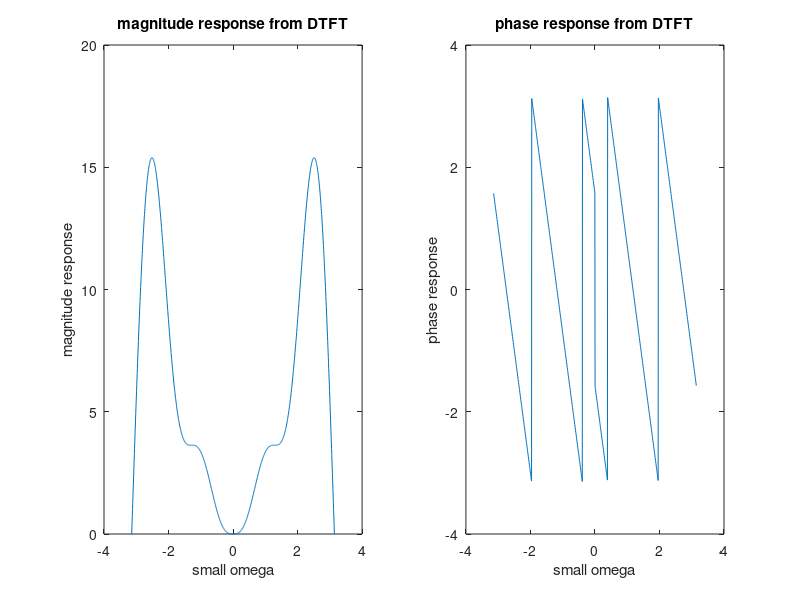
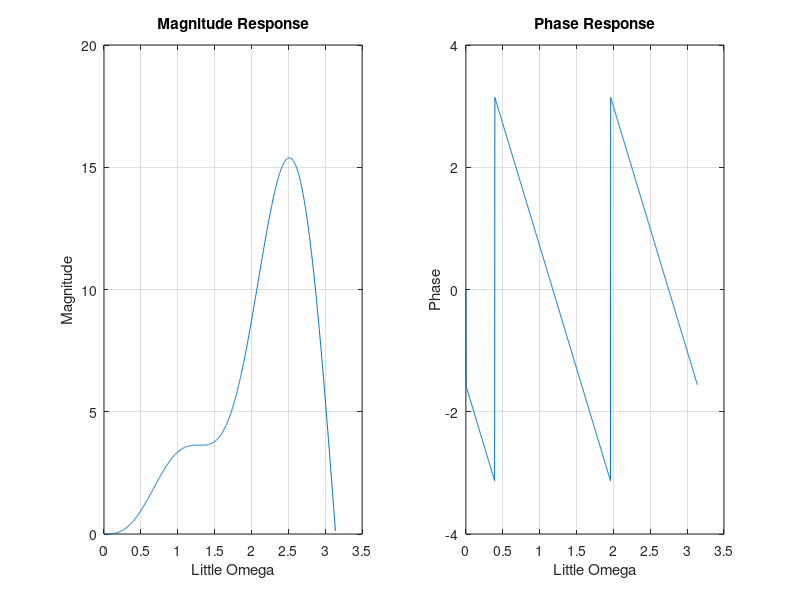

These figures' MATLAB source, in order:
clear all
close all
clc

omega = linspace(-pi, pi, 1000);
h = zeros(1, 1000);
coeff = [1, -2, 3, -4, 0, 4, -3, 2, -1];
for i = 1 : 1000
    h(i) = sum(coeff .* exp(-j*omega(i)).^(0:8));
end

mag_h = abs(h);
pha_h = angle(h);

figure(1);
subplot(121)
plot(omega, mag_h);
title('magnitude response from DTFT')
xlabel('small omega')
ylabel('magnitude response')

subplot(122)
plot(omega, pha_h);
title('phase response from DTFT')
xlabel('small omega')
ylabel('phase response')
b = coeff;
a = zeros(1, 9);
a(1) = 1;
N = 1000;
[hh, ff] = freqz(b, a, N);

figure(2);

subplot(1,2,1);
plot(ff,abs(hh));
xlabel('Little Omega');
ylabel('Magnitude');
title('Magnitude Response');
grid on;

subplot(1,2,2);
plot(ff,angle(hh));
xlabel('Little Omega');
ylabel('Phase');
title('Phase Response');
grid on;
